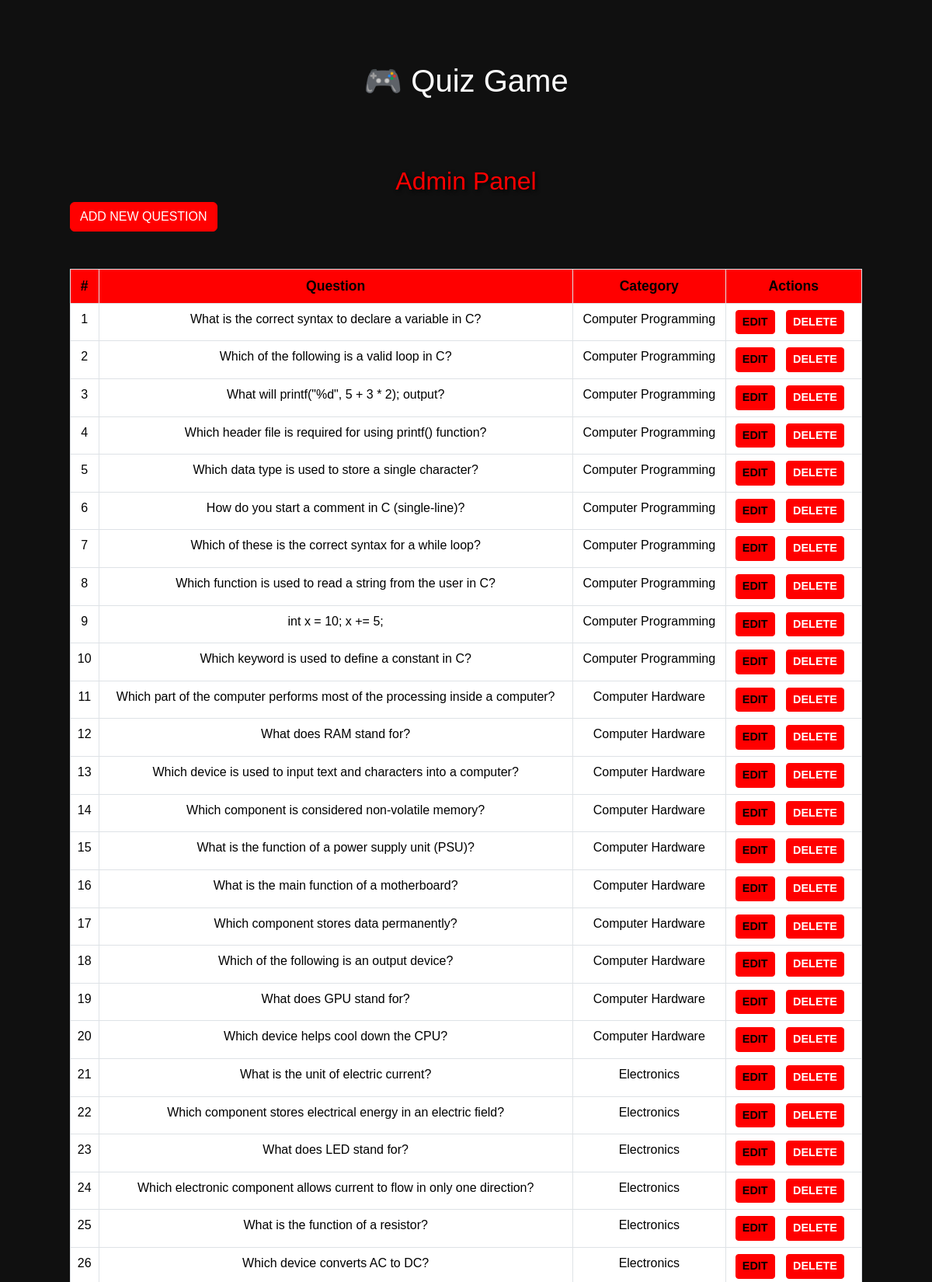
Screenshot of /admin/panel (signed in, upper part) with the database file from the repository.
### main.py (models this page shows)
class Question(db.Model):
    id = db.Column(db.Integer, primary_key=True)
    question = db.Column(db.String(255), nullable=False)
    option1 = db.Column(db.String(100), nullable=False)
    option2 = db.Column(db.String(100), nullable=False)
    option3 = db.Column(db.String(100), nullable=False)
    option4 = db.Column(db.String(100), nullable=False)
    answer = db.Column(db.String(100), nullable=False)
    category = db.Column(db.String(100), nullable=False)

### main.py (the view)
@app.route('/admin/panel')
def admin_panel():
    if 'admin' not in session:
        return redirect(url_for('admin'))
    questions = Question.query.all()
    return render_template('admin_panel.html', questions=questions)

### templates/admin_panel.html (shortened to what this page needs)
{% extends "base.html" %}
{% block content %}
<!DOCTYPE html>
<html lang="en">
<head>
    <link href="https://cdn.jsdelivr.net/npm/bootstrap@5.3.3/dist/css/bootstrap.min.css" rel="stylesheet">
</head>
<body>
<div class="container">
    <h3>Admin Panel</h3>
    <a href="{{ url_for('add_question') }}" class="btn btn-success mb-3">Add New Question</a>
    <table class="table table-bordered">
        <thead>
            <tr>
                <th>#</th>
                <th>Question</th>
                <th>Category</th>
                <th>Actions</th>
            </tr>
        </thead>
        <tbody>
            {% for question in questions %}
                <tr>
                    <td>{{ loop.index }}</td>
                    <td>{{ question.question }}</td>
                    <td>{{ question.category }}</td>
                    <td class="actions">
                        <a href="{{ url_for('edit_question', id=question.id) }}" class="btn btn-warning btn-sm">Edit</a>
                        <a href="{{ url_for('delete_question', id=question.id) }}" class="btn btn-danger btn-sm">Delete</a>
                    </td>
                </tr>
            {% endfor %}
        </tbody>
    </table>
</div>
</body>
</html>
{% endblock %}

### templates/base.html (style rules this page uses)
body { padding-top: 50px; background: #f8f9fa; }
.container { max-width: 700px; }

### templates/admin_panel.html (style rules this page uses)
body { background-color: #101010; color: white; font-family: 'Arial', sans-serif; }
.btn { background-color: #ff0000; border-color: #ff0000; text-transform: uppercase; }
h3 { color: #ff0000; font-size: 2rem; text-align: center; margin-top: 2rem; text-shadow: 2px 2px 5px #000000; }
.table { background-color: #1c1c1c; color: white; border-radius: 10px; margin-top: 2rem; }
.table th, .table td { text-align: center; }
.table th { background-color: #ff0000; font-size: 1.1rem; }
.table tbody tr { background-color: #333; }
.actions a { margin-right: 10px; font-weight: bold; text-decoration: none; }
.actions .btn { font-size: 0.9rem; }
.container { padding: 30px; }

### rows the page displays
Question: question "What is the correct syntax to declare a variable in C?", category "Computer Programming"
Question: question "Which of the following is a valid loop in C?", category "Computer Programming"
Question: question "What will printf(\"%d\", 5 + 3 * 2); output?", category "Computer Programming"
Question: question "Which header file is required for using printf() function?", category "Computer Programming"
Question: question "Which data type is used to store a single character?", category "Computer Programming"
Question: question "How do you start a comment in C (single-line)?", category "Computer Programming"
Question: question "Which of these is the correct syntax for a while loop?", category "Computer Programming"
Question: question "Which function is used to read a string from the user in C?", category "Computer Programming"
Question: question "int x = 10; x += 5;", category "Computer Programming"
Question: question "Which keyword is used to define a constant in C?", category "Computer Programming"
Question: question "Which part of the computer performs most of the processing inside a computer?", category "Computer Hardware"
Question: question "What does RAM stand for?", category "Computer Hardware"
Question: question "Which device is used to input text and characters into a computer?", category "Computer Hardware"
Question: question "Which component is considered non-volatile memory?", category "Computer Hardware"
Question: question "What is the function of a power supply unit (PSU)?", category "Computer Hardware"
Question: question "What is the main function of a motherboard?", category "Computer Hardware"
Question: question "Which component stores data permanently?", category "Computer Hardware"
Question: question "Which of the following is an output device?", category "Computer Hardware"
Question: question "What does GPU stand for?", category "Computer Hardware"
Question: question "Which device helps cool down the CPU?", category "Computer Hardware"
Question: question "What is the unit of electric current?", category "Electronics"
Question: question "Which component stores electrical energy in an electric field?", category "Electronics"
Question: question "What does LED stand for?", category "Electronics"
Question: question "Which electronic component allows current to flow in only one direction?", category "Electronics"
Question: question "What is the function of a resistor?", category "Electronics"
Question: question "Which device converts AC to DC?", category "Electronics"
